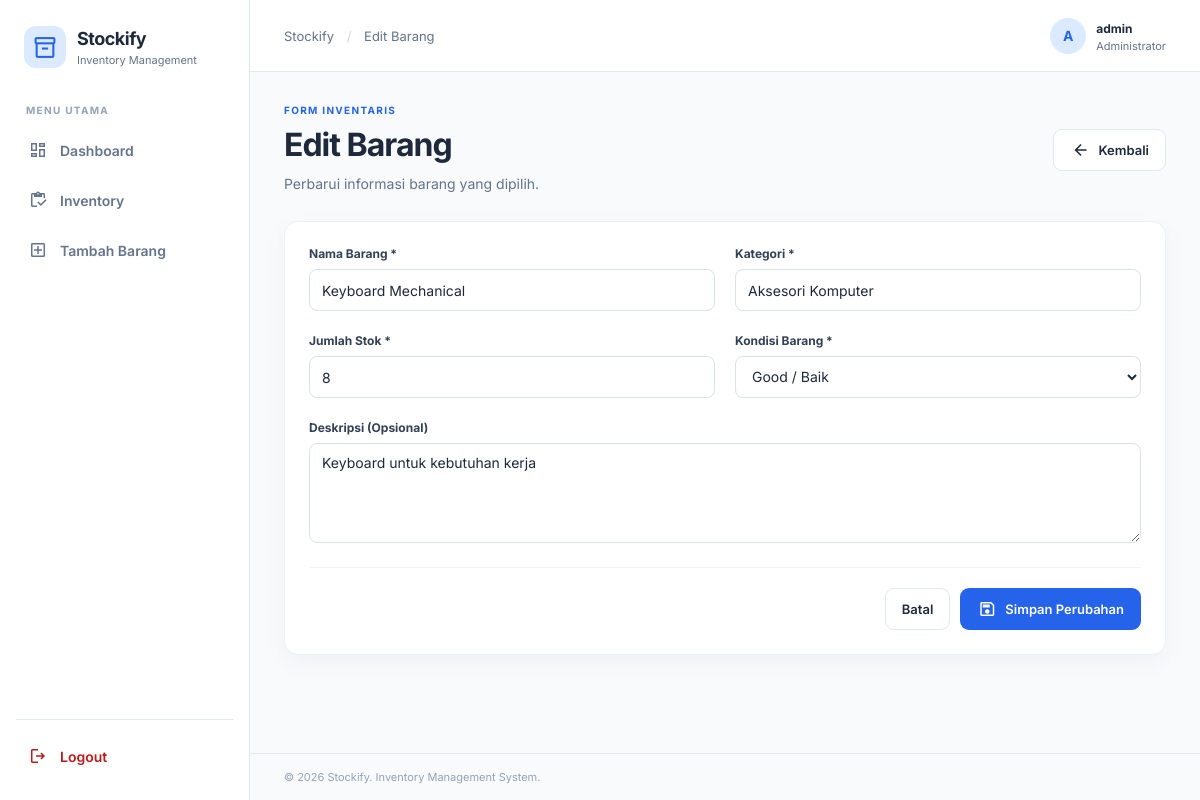
The page /edit_barang.php?id=2 (signed in) on the database its author committed.
### tables this page shows
CREATE TABLE IF NOT EXISTS items (
    id INT UNSIGNED AUTO_INCREMENT PRIMARY KEY,
    item_name VARCHAR(150) NOT NULL,
    category VARCHAR(100) NOT NULL,
    quantity INT UNSIGNED NOT NULL DEFAULT 0,
    condition_status ENUM('Good', 'Needs Repair', 'Damaged') NOT NULL DEFAULT 'Good',
    description TEXT NULL,
    created_at TIMESTAMP DEFAULT CURRENT_TIMESTAMP,
    updated_at TIMESTAMP DEFAULT CURRENT_TIMESTAMP ON UPDATE CURRENT_TIMESTAMP
);

### edit_barang.php (the view, shortened to what this page needs)
<?php
require_once 'config/database.php';
$id = filter_input(INPUT_GET, 'id', FILTER_VALIDATE_INT);
$stmt = $pdo->prepare('SELECT * FROM items WHERE id = ?');
$stmt->execute([$id]);
$item = $stmt->fetch();
require 'includes/header.php';
?>
<section class="page-heading"><div><p class="eyebrow">FORM INVENTARIS</p><h1>Edit Barang</h1><p>Perbarui informasi barang yang dipilih.</p></div><a href="barang.php" class="btn btn-ghost"><span class="material-symbols-outlined">arrow_back</span>Kembali</a></section>
<section class="panel form-panel">
    <form method="post" class="form-stack" data-validate>
        <div class="form-grid">
            <div class="form-group"><label for="item_name">Nama Barang *</label><input id="item_name" name="item_name" value="<?= htmlspecialchars($item['item_name']) ?>" required maxlength="150"></div>
            <div class="form-group"><label for="category">Kategori *</label><input id="category" name="category" value="<?= htmlspecialchars($item['category']) ?>" required maxlength="100"></div>
            <div class="form-group"><label for="quantity">Jumlah Stok *</label><input id="quantity" name="quantity" type="number" min="0" value="<?= htmlspecialchars((string)$item['quantity']) ?>" required></div>
            <div class="form-group"><label for="condition_status">Kondisi Barang *</label><select id="condition_status" name="condition_status" required><?php foreach (['Good'=>'Good / Baik','Needs Repair'=>'Needs Repair / Perlu Perbaikan','Damaged'=>'Damaged / Rusak'] as $value=>$label): ?><option value="<?= $value ?>" <?= $item['condition_status'] === $value ? 'selected' : '' ?>><?= $label ?></option><?php endforeach; ?></select></div>
            <div class="form-group form-span"><label for="description">Deskripsi (Opsional)</label><textarea id="description" name="description" rows="4"><?= htmlspecialchars($item['description'] ?? '') ?></textarea></div>
        </div>
        <div class="form-actions"><a href="barang.php" class="btn btn-ghost">Batal</a><button class="btn btn-primary" type="submit"><span class="material-symbols-outlined">save</span>Simpan Perubahan</button></div>
    </form>
</section>
<?php require 'includes/footer.php'; ?>

### assets/css/style.css (style rules this page uses)
:root { --primary: #2563eb; --primary-dark: #1d4ed8; --ink: #1e293b; --muted: #64748b; --line: #e2e8f0; --surface: #ffffff; --background: #f8fafc; --green: #15803d; --orange: #b45309; --red: #b91c1c; --radius: 14px; --shadow: 0 8px 24px rgba(15, 23, 42, .04); }
* { box-sizing: border-box; }
body { margin: 0; font-family: Inter, Arial, sans-serif; background: var(--background); color: var(--ink); font-size: 14px; }
a { color: inherit; text-decoration: none; }
button, input, select, textarea { font: inherit; }
button, a, input, select, textarea { -webkit-tap-highlight-color: transparent; }
.material-symbols-outlined { font-size: 20px; vertical-align: middle; }
.nav-label, .eyebrow { color: #94a3b8; font-size: 10px; font-weight: 700; letter-spacing: 1.3px; }
.page-heading { display: flex; align-items: center; justify-content: space-between; gap: 20px; margin-bottom: 26px; }
.eyebrow { margin: 0 0 9px; color: var(--primary); }
h1, h2, h3, p { margin-top: 0; }
h1 { margin-bottom: 9px; font-size: clamp(25px, 3vw, 32px); letter-spacing: -1px; }
.page-heading p:not(.eyebrow) { color: var(--muted); margin-bottom: 0; line-height: 1.6; }
.btn { display: inline-flex; justify-content: center; align-items: center; gap: 8px; min-height: 42px; padding: 0 16px; border: 1px solid transparent; border-radius: 9px; font-weight: 600; font-size: 13px; cursor: pointer; transition: .2s ease; white-space: nowrap; }
.btn-primary { background: var(--primary); color: white; }
.btn-ghost { background: white; color: var(--ink); border-color: var(--line); }
.stat-card, .panel { background: var(--surface); border: 1px solid #edf1f5; border-radius: var(--radius); box-shadow: var(--shadow); }
.panel { overflow: hidden; margin-bottom: 24px; }
input, select, textarea { min-height: 42px; padding: 10px 12px; background: white; border: 1px solid #dbe2ea; border-radius: 8px; color: var(--ink); outline: none; width: 100%; }
select { cursor: pointer; }
textarea { resize: vertical; min-height: 100px; }
.form-panel { max-width: 950px; }
.form-stack { padding: 24px; }
.form-grid { display: grid; grid-template-columns: repeat(2, minmax(0, 1fr)); gap: 22px 20px; }
.form-group { display: flex; flex-direction: column; gap: 8px; }
.form-group label { font-size: 12px; font-weight: 700; color: #334155; }
.form-span { grid-column: 1 / -1; }
.form-actions { display: flex; justify-content: flex-end; gap: 10px; border-top: 1px solid #f1f5f9; padding-top: 20px; margin-top: 24px; }

### rows shown on the page
items: item_name "Keyboard Mechanical", category "Aksesori Komputer", quantity "8", condition_status "Good / Baik", description "Keyboard untuk kebutuhan kerja"

### other values the page prints
$pageTitle "Edit Barang"
substr($_SESSION['admin_username'] ?? 'A', 0, 1) "A"
$_SESSION['admin_username'] "admin"
